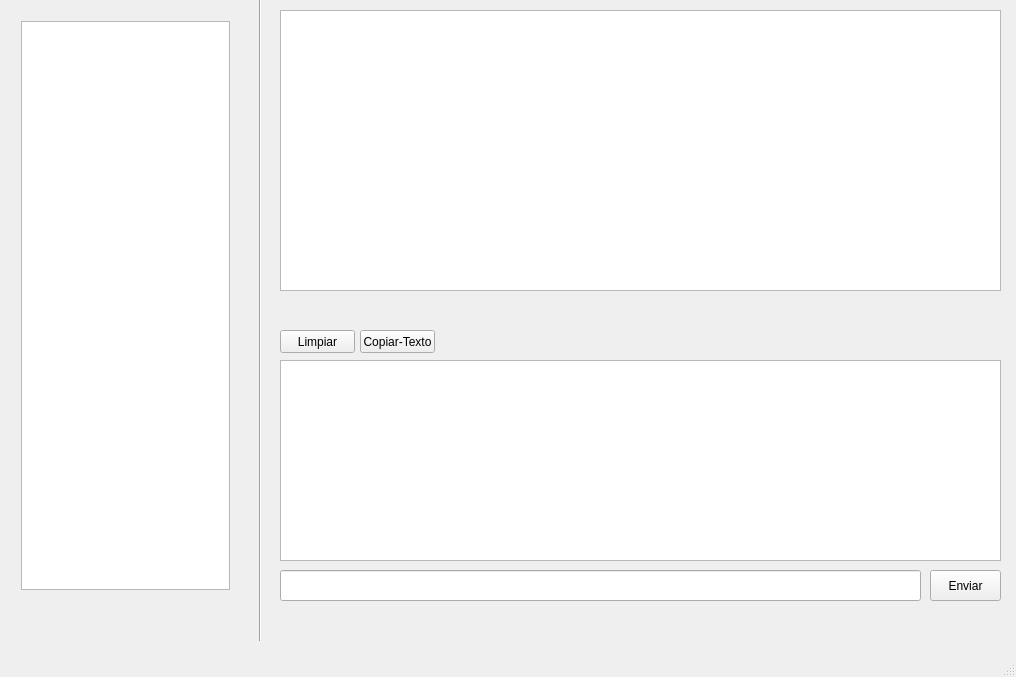
<?xml version="1.0" encoding="UTF-8"?>
<ui version="4.0">
 <class>GUI</class>
 <widget class="QMainWindow" name="GUI">
  <property name="geometry">
   <rect>
    <x>0</x>
    <y>0</y>
    <width>1016</width>
    <height>677</height>
   </rect>
  </property>
  <property name="windowTitle">
   <string>FSQL</string>
  </property>
  <widget class="QWidget" name="centralwidget">
   <widget class="QStackedWidget" name="stackedWidget">
    <property name="geometry">
     <rect>
      <x>280</x>
      <y>10</y>
      <width>721</width>
      <height>611</height>
     </rect>
    </property>
    <property name="currentIndex">
     <number>0</number>
    </property>
    <widget class="QWidget" name="page">
     <widget class="QTextEdit" name="output">
      <property name="geometry">
       <rect>
        <x>0</x>
        <y>350</y>
        <width>721</width>
        <height>201</height>
       </rect>
      </property>
      <property name="font">
       <font>
        <family>Calibri</family>
        <pointsize>11</pointsize>
        <weight>50</weight>
        <bold>false</bold>
       </font>
      </property>
     </widget>
     <widget class="QLineEdit" name="input">
      <property name="geometry">
       <rect>
        <x>0</x>
        <y>560</y>
        <width>641</width>
        <height>31</height>
       </rect>
      </property>
      <property name="font">
       <font>
        <family>Calibri</family>
        <pointsize>12</pointsize>
       </font>
      </property>
     </widget>
     <widget class="QPushButton" name="botonEnviar">
      <property name="geometry">
       <rect>
        <x>650</x>
        <y>560</y>
        <width>71</width>
        <height>31</height>
       </rect>
      </property>
      <property name="text">
       <string>Enviar</string>
      </property>
     </widget>
     <widget class="QPushButton" name="limpiarOutput">
      <property name="geometry">
       <rect>
        <x>0</x>
        <y>320</y>
        <width>75</width>
        <height>23</height>
       </rect>
      </property>
      <property name="text">
       <string>Limpiar</string>
      </property>
     </widget>
     <widget class="QTableView" name="vistaTabla">
      <property name="geometry">
       <rect>
        <x>0</x>
        <y>0</y>
        <width>721</width>
        <height>281</height>
       </rect>
      </property>
      <property name="styleSheet">
       <string notr="true">gridline-color: rgb(85, 170, 255);</string>
      </property>
     </widget>
     <widget class="QPushButton" name="copyClipboard">
      <property name="geometry">
       <rect>
        <x>80</x>
        <y>320</y>
        <width>75</width>
        <height>23</height>
       </rect>
      </property>
      <property name="text">
       <string>Copiar-Texto</string>
      </property>
     </widget>
    </widget>
    <widget class="QWidget" name="page_2">
     <widget class="QTextEdit" name="textEdit_2">
      <property name="geometry">
       <rect>
        <x>0</x>
        <y>30</y>
        <width>721</width>
        <height>231</height>
       </rect>
      </property>
      <property name="styleSheet">
       <string notr="true">border-color: rgb(215, 248, 255);</string>
      </property>
     </widget>
     <widget class="QPushButton" name="pushButton_2">
      <property name="geometry">
       <rect>
        <x>0</x>
        <y>0</y>
        <width>101</width>
        <height>21</height>
       </rect>
      </property>
      <property name="text">
       <string>Ejecutar</string>
      </property>
     </widget>
     <widget class="QTableWidget" name="tableWidget">
      <property name="geometry">
       <rect>
        <x>0</x>
        <y>400</y>
        <width>721</width>
        <height>192</height>
       </rect>
      </property>
     </widget>
    </widget>
   </widget>
   <widget class="QWidget" name="arbolWidget" native="true">
    <property name="geometry">
     <rect>
      <x>10</x>
      <y>10</y>
      <width>231</width>
      <height>591</height>
     </rect>
    </property>
    <widget class="QWidget" name="verticalLayoutWidget">
     <property name="geometry">
      <rect>
       <x>0</x>
       <y>0</y>
       <width>231</width>
       <height>591</height>
      </rect>
     </property>
     <layout class="QVBoxLayout" name="arbolLayout">
      <item>
       <widget class="QTreeView" name="vistaArbol"/>
      </item>
     </layout>
    </widget>
   </widget>
   <widget class="Line" name="line">
    <property name="geometry">
     <rect>
      <x>250</x>
      <y>-10</y>
      <width>20</width>
      <height>651</height>
     </rect>
    </property>
    <property name="orientation">
     <enum>Qt::Vertical</enum>
    </property>
   </widget>
  </widget>
  <widget class="QMenuBar" name="menubar">
   <property name="geometry">
    <rect>
     <x>0</x>
     <y>0</y>
     <width>1016</width>
     <height>21</height>
    </rect>
   </property>
  </widget>
  <widget class="QStatusBar" name="statusbar"/>
 </widget>
 <layoutdefault spacing="6" margin="11"/>
 <resources/>
 <connections/>
</ui>
